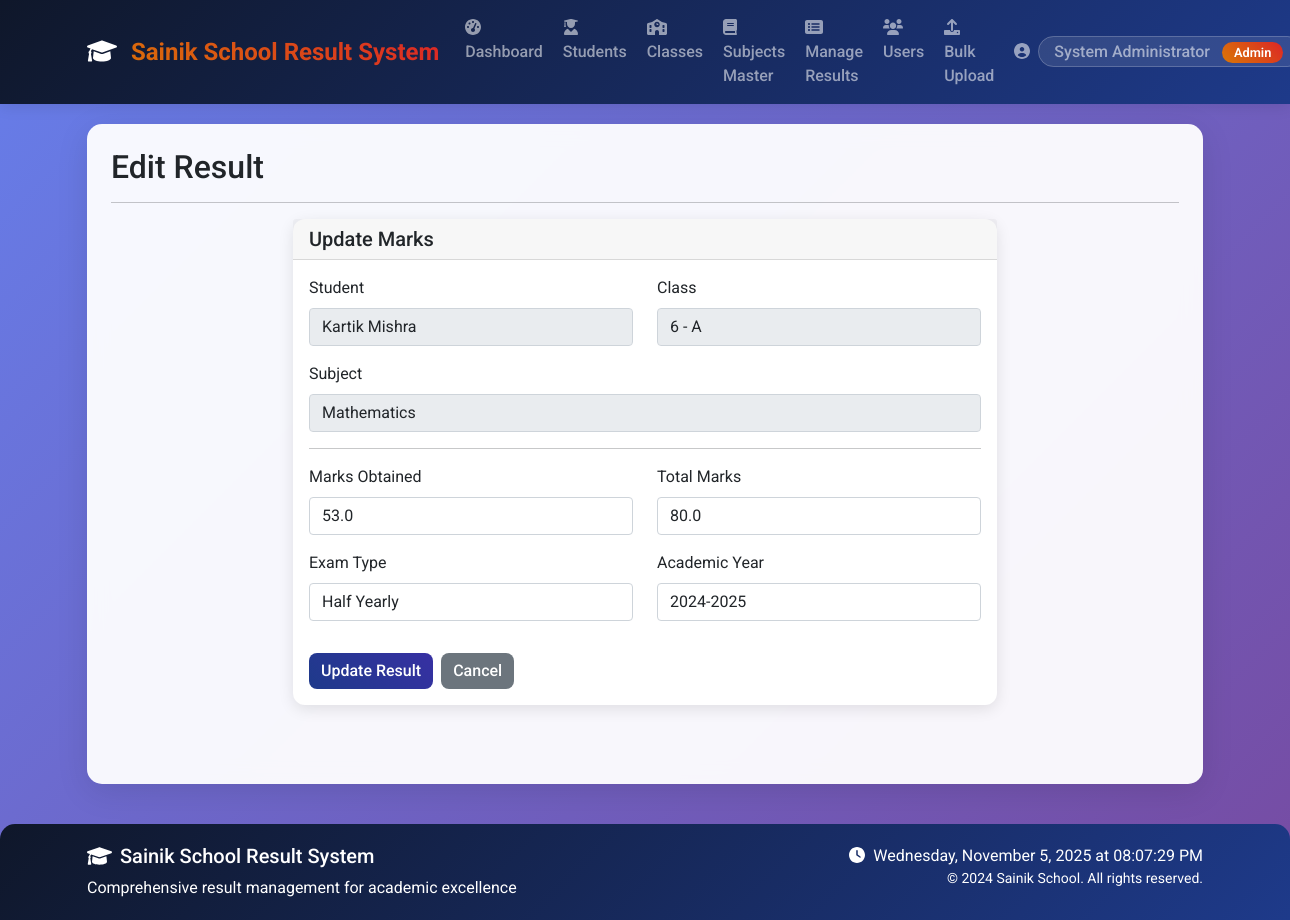
The page /edit_result/9 (signed in) on the database as committed earlier.
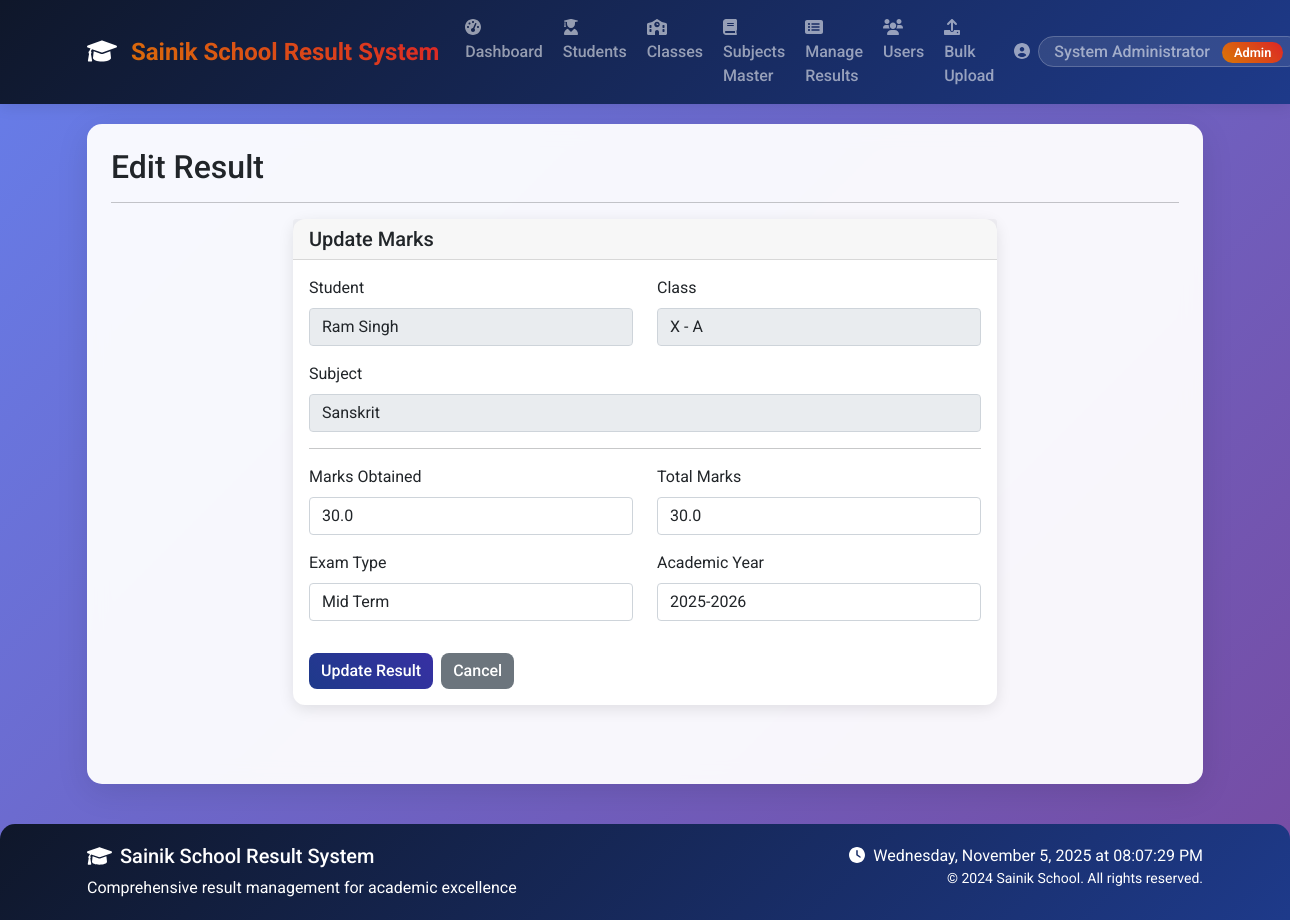
The same page on the database as committed later.
### tables this page shows
CREATE TABLE users (
            id INTEGER PRIMARY KEY AUTOINCREMENT,
            username TEXT UNIQUE NOT NULL,
            password TEXT NOT NULL,
            role TEXT NOT NULL CHECK(role IN ('admin', 'teacher', 'student')),
            name TEXT NOT NULL,
            email TEXT,
            created_at TIMESTAMP DEFAULT CURRENT_TIMESTAMP
        , student_id INTEGER REFERENCES students(id));

CREATE TABLE classes (
            id INTEGER PRIMARY KEY AUTOINCREMENT,
            class_name TEXT NOT NULL UNIQUE,
            section TEXT,
            teacher_id INTEGER,
            FOREIGN KEY (teacher_id) REFERENCES users (id)
        );

CREATE TABLE subjects (
            id INTEGER PRIMARY KEY AUTOINCREMENT,
            subject_name TEXT NOT NULL UNIQUE,
            subject_code TEXT UNIQUE
        );

CREATE TABLE results (
            id INTEGER PRIMARY KEY AUTOINCREMENT,
            student_id INTEGER NOT NULL,
            subject_id INTEGER NOT NULL,
            class_id INTEGER NOT NULL,
            teacher_id INTEGER NOT NULL,
            marks_obtained REAL NOT NULL,
            total_marks REAL NOT NULL,
            exam_type TEXT,
            exam_date DATE DEFAULT CURRENT_DATE,
            academic_year TEXT,
            created_at TIMESTAMP DEFAULT CURRENT_TIMESTAMP,
            FOREIGN KEY (student_id) REFERENCES users (id),
            FOREIGN KEY (subject_id) REFERENCES subjects (id),
            FOREIGN KEY (class_id) REFERENCES classes (id),
            FOREIGN KEY (teacher_id) REFERENCES users (id)
        );

### app.py (the view)
@app.route('/edit_result/<int:result_id>', methods=['GET'])
@login_required
def edit_result(result_id):
    result = Result.get_result_by_id(result_id)
    if not result:
        flash('Result not found!', 'danger')
        return redirect(url_for('index'))
    if current_user.role == 'admin':
        pass
    elif current_user.role == 'teacher' and result['teacher_id'] == current_user.id:
        pass
    else:
        flash('Access denied! You can only edit results you entered.', 'danger')
        return redirect(url_for('teacher_dashboard'))
    return render_template('edit_result.html', result=result)

### app.py (called while the page is built)
@login_manager.user_loader
def load_user(user_id):
    return LoginUser.get(user_id)

### auth.py (called while the page is built)
    @staticmethod
    def get(user_id):
        user = User.get_by_id(user_id)
        if user:
            return LoginUser(user.id, user.username, user.role, user.name)
        return None

### database.py (called while the page is built)
def get_db_connection():
    conn = sqlite3.connect('school_results.db')
    conn.row_factory = sqlite3.Row
    return conn

### models.py (called while the page is built)
    @staticmethod
    def get_by_id(user_id):
        conn = get_db_connection()
        user = conn.execute(
            'SELECT * FROM users WHERE id = ?', (user_id,)
        ).fetchone()
        conn.close()
        if user:
            return User(
                id=user['id'],
                username=user['username'],
                password=user['password'],
                role=user['role'],
                name=user['name'],
                email=user['email']
            )
        return None

### templates/edit_result.html
{% extends "base.html" %}
{% block content %}
<div class="row">
    <div class="col-12">
        <h2>Edit Result</h2>
        <hr>
    </div>
</div>
<div class="row">
    <div class="col-md-8 offset-md-2">
        <div class="card">
            <div class="card-header">
                <h5 class="card-title mb-0">Update Marks</h5>
            </div>
            <div class="card-body">
                <form id="editResultForm"
                      action="{{ url_for('update_result', result_id=result.id) }}"
                      method="POST">
                    <div class="row">
                        <div class="col-md-6 mb-3">
                            <label class="form-label">Student</label>
                            <input type="text" class="form-control" value="{{ result.student_name }}" readonly disabled>
                        </div>
                        <div class="col-md-6 mb-3">
                            <label class="form-label">Class</label>
                            <input type="text" class="form-control" value="{{ result.class_name }} - {{ result.section }}" readonly disabled>
                        </div>
                    </div>
                    <div class="mb-3">
                        <label class="form-label">Subject</label>
                        <input type="text" class="form-control" value="{{ result.subject_name }}" readonly disabled>
                    </div>
                    <hr>
                    <div class="row">
                        <div class="col-md-6 mb-3">
                            <label for="marks_obtained" class="form-label">Marks Obtained</label>
                            <input type="number" step="0.01" class="form-control"
                                   id="marks_obtained" name="marks_obtained"
                                   value="{{ result.marks_obtained }}" required>
                        </div>
                        <div class="col-md-6 mb-3">
                            <label for="total_marks" class="form-label">Total Marks</label>
                            <input type="number" step="0.01" class="form-control"
                                   id="total_marks" name="total_marks"
                                   value="{{ result.total_marks }}" required>
                        </div>
                    </div>
                    <div class="row">
                        <div class="col-md-6 mb-3">
                            <label for="exam_type" class="form-label">Exam Type</label>
                            <input type="text" class="form-control"
                                   id="exam_type" name="exam_type"
                                   value="{{ result.exam_type }}" required>
                        </div>
                        <div class="col-md-6 mb-3">
                            <label for="academic_year" class="form-label">Academic Year</label>
                            <input type="text" class="form-control"
                                   id="academic_year" name="academic_year"
                                   value="{{ result.academic_year }}" required>
                        </div>
                    </div>
                    <div class="d-flex gap-2 mt-3">
                        <button type="submit" class="btn btn-primary">Update Result</button>
                        {% if current_user.role == 'admin' %}
                            <a href="{{ url_for('manage_all_results') }}" class="btn btn-secondary">Cancel</a>
                        {% else %}
                            <a href="{{ url_for('teacher_manage_results_by_subject', subject_id=result.subject_id) }}" class="btn btn-secondary">Cancel</a>
                        {% endif %}
                    </div>
                </form>
            </div>
        </div>
    </div>
</div>
{% endblock %}

Rows that differ between the two databases and show on the page:
removed users: student_name "Kartik Mishra"
no longer on this page (row edited): classes: class_name "6 - A"
no longer on this page (row edited): subjects: subject_name "Mathematics"
added users: student_name "Ram Singh"
now on this page (row edited): classes: class_name "X - A"
now on this page (row edited): subjects: subject_name "Sanskrit"
changed results: marks_obtained "53.0" → "30.0"; total_marks "80.0" → "30.0"; exam_type "Half Yearly" → "Mid Term"; academic_year "2024-2025" → "2025-2026"
